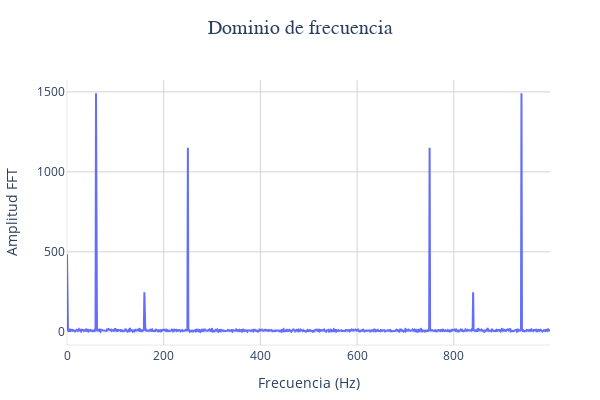

Write notebook code for a chart like this one.
### Code cell
#Usando la transformada discreta de Fourier (FFT)
gk= np.fft.fft(x)
#print(gk) #impresion resultado de FFT
M_gk=abs(gk)
F=Fs*np.arange(0,len(x))/len(x)

#VENTANA ESTATICA
plt.plot(F,M_gk)
plt.title("Dominio de frecuencia")
plt.xlabel('Frecuencia (Hz)',fontsize='14')
plt.ylabel('Amplitud FFT',fontsize='14')
plt.grid(color='gray', linestyle='--', linewidth=0.5)
plt.show() #muestra el ploteo

print("\n")

#VENTANA DINAMICA
import plotly.graph_objects as go
# Crear gráfico interactivo con plotly
fig = go.Figure()

# Añadir la traza al gráfico
fig.add_trace(go.Scatter(x=F, y=M_gk, mode='lines', name='FFT'))

# Configuración del diseño del gráfico
fig.update_layout(
    title=dict(
        text='Dominio de frecuencia',  # Texto del título
        x=0.5,  # Centra el título (0: izquierda, 1: derecha)
        y=0.95,  # Ajusta la posición vertical
        font=dict(size=20, family='Arial, sans-serif')  # Tamaño y fuente
    ),
    xaxis=dict(
        title=dict(
        text='Frecuencia (Hz)',
        font=dict(size=14)  # Tamaño de la fuente del título del eje X
        ),
        showgrid=True,  # Activa la grilla en el eje X
        gridcolor='lightgray',  # Color de la grilla
        gridwidth=1,  # Ancho de la línea de la grilla
        showline=True,  # Muestra la línea del borde en el eje X
        linecolor='black',  # Color del borde
        linewidth=0.1,  # Grosor del borde 
    ),
    yaxis=dict(
        title=dict(
        text='Amplitud FFT',
        font=dict(size=14)  # Tamaño de la fuente del título del eje Y
        ),
        showgrid=True,  # Activa la grilla en el eje Y
        gridcolor='lightgray',  # Color de la grilla
        gridwidth=1,  # Ancho de la línea de la grilla
        showline=True,  # Muestra la línea del borde en el eje Y
        linecolor='black',  # Color del borde
        linewidth=0.1,  # Grosor del borde
    ),
    template='plotly_white',  # Fondo blanco
    margin=dict(l=50, r=50, t=80, b=50),  # Márgenes del gráfico
    width=600,  # Ancho del gráfico en píxeles
    height=400,  # Altura del gráfico en píxeles
    legend=dict(
        x=0.8, y=1,  # Posición de la leyenda
        bgcolor='rgba(255,255,255,0.8)',  # Fondo semitransparente
        bordercolor='black',  # Color del borde de la leyenda
        borderwidth=1  # Ancho del borde
    )
)
# Mostrar el gráfico
#import plotly.io as pio   
#pio.renderers.default = 'browser'
fig.show()

### Figure 1 — Plotly figure (JSON) as saved in the notebook; plotly's stock layout.template omitted (floating-point values rounded to 4 significant figures; data arrays with more than 128 entries replaced by an {"elided": "..."} marker saying what was removed)
{"data": [{"mode": "lines", "name": "FFT", "type": "scatter", "x": {"elided": "1000 float values"}, "y": {"elided": "1000 float values"}}], "layout": {"height": 400, "legend": {"bgcolor": "rgba(255,255,255,0.8)", "bordercolor": "black", "borderwidth": 1, "x": 0.8, "y": 1}, "margin": {"b": 50, "l": 50, "r": 50, "t": 80}, "title": {"font": {"family": "Arial, sans-serif", "size": 20}, "text": "Dominio de frecuencia", "x": 0.5, "y": 0.95}, "width": 600, "xaxis": {"gridcolor": "lightgray", "gridwidth": 1, "linecolor": "black", "linewidth": 0.1, "showgrid": true, "showline": true, "title": {"font": {"size": 14}, "text": "Frecuencia (Hz)"}}, "yaxis": {"gridcolor": "lightgray", "gridwidth": 1, "linecolor": "black", "linewidth": 0.1, "showgrid": true, "showline": true, "title": {"font": {"size": 14}, "text": "Amplitud FFT"}}}}
